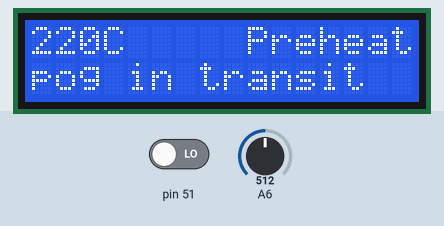
Simulated run of this sketch. Board: Arduino Mega 2560, built with avr-gcc and run on an emulated ATmega2560. Shown: 16×2 character LCD. The inputs (shaded band) are chosen by the test bench; at power-on: A6 = 512, pin 51 LOW.

Above: at 1.2 s.
1.3 s: A6 set to 716
At 4.19 s:
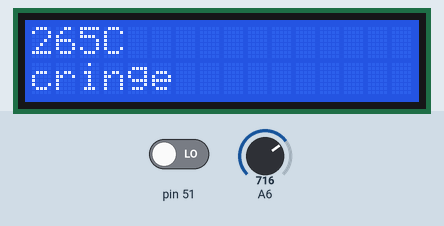
4.3 s: A6 set to 855
At 4.87 s:
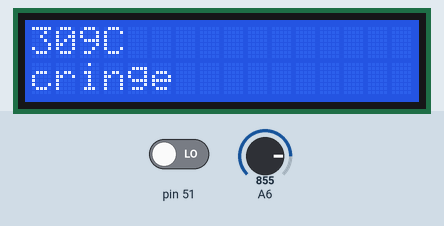
5.8 s: A6 set to 835
At 6.33 s:
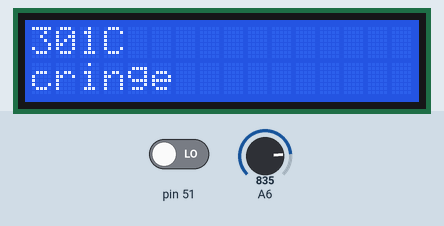
7.3 s: pin 51 driven HIGH
10.3 s: pin 51 driven LOW
At 11.5 s:
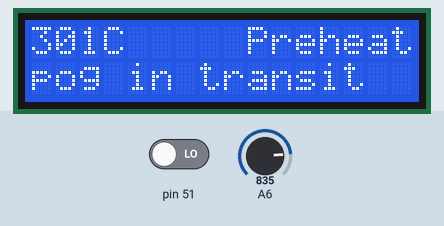
Timing chart, 0 to 13.2 s (numbered marks = the images above; inputs shaded):
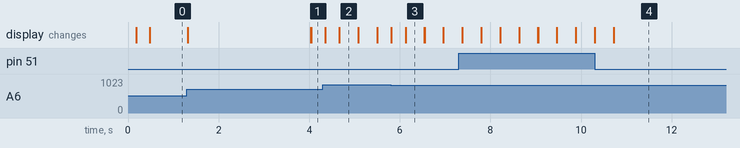

Measured:
- after the input at 4.3 s, the display: changes after 0.05 s (image 2)
- after the input at 5.8 s, the display: changes at once (image 3)
- after the input at 10.3 s, the display: first differs from a run without the input after 0.42 s (image 4)
- what the display in image 2 shows lasts 0.4 s, from 4.7 s to 5.1 s

The sketch:

oven.ino
```cpp
#define high true
#define low false
#define output true
#define input false

#define UART_DELAY_US 100

#include <LiquidCrystal.h>

const float abc[] = {0.0010426455642216109, 0.00009633115006360066, 7.731725468701475e-7};
uint8_t ignoreCount = 0;
const unsigned short R2 = 1371;
uint8_t pressedCount;
bool cState = false;
unsigned short ticks = 0;
uint8_t bPrev;
char buf[16];

// const int rs = 0, en = 1, d4 = 2, d5 = 3, d6 = 4, d7 = 5;
#define rs 0
#define en 1
#define d4 2
#define d5 3
#define d6 4
#define d7 5
LiquidCrystal lcd(rs, en, d4, d5, d6, d7);

void setup() {
  aInit();
  pinDir(8, output);
  pinDir(9, output);
  pinDir(10, output);
  lcd.begin(16, 2);
  pinState(9, high);
  pinState(10, high);
}

void loop() {
  lcd.setCursor(0, 0);
  ltoa(lrint(getTemp(6)), buf, 10);
  lcd.print(buf);
  lcd.print('C');
  lcd.print(' ');
  bPrev = (PINB & (1 << PINB2));
  _delay_ms(100);
  if(bPrev == (PINB & (1 << PINB2)) && bPrev == 0){
    if(ignoreCount <= 0){
      pressedCount++;
    } else {
      ignoreCount--;
    }
  } else {
    pressedCount = 0;
    if(ignoreCount > 0){
      ignoreCount--;
    }
  }

  if(pressedCount >= 4){
    pressedCount = 0;
    ignoreCount = 30;
    cState = !cState;
  }

  if(cState){
    lcd.setCursor(0, 1);
//    lcd.print("poggin in prgres");
//    lcd.print("currently poggin");
//    lcd.print("now pogging");
//    lcd.print("generating pogs");
//    lcd.print("pogging");
//    lcd.print("makin poggerinos");
//    lcd.print("pooging");
//    lcd.print("pog in progress");
//    lcd.print("pogs in progress");
//    lcd.print("poger in pogress");
//    lcd.print("poggers inbound");
//    lcd.print("poggers");
//    lcd.print("obtaining pogs");
//    lcd.print("avoidin pogstapo");
    lcd.print("pog in transit");
//    lcd.print("poggerboarding");
//    lcd.print("pogging sideways");
//    lcd.print("aquiring poggers");
//    lcd.print("pogging pogs");
//    lcd.print("walking the pog");
//    lcd.print("making pog soup");
//    lcd.print("Notorious P.O.G");
//    lcd.print("selling pogs");
//    lcd.print("Big pognus");
//    lcd.print("recruiting pogs");
//    lcd.print("assembling pogs");
//    lcd.print("collecting pogs");
//    lcd.print("fighting antipog");
//    lcd.print("hailing pogler");
//    lcd.print("annexing pogland");
//    lcd.print("scaring poglviks");
//    lcd.print("blowing pogs out");
//    lcd.print("herdin poggerinos");
//    lcd.print("huntin wild pogs");
//    lcd.print("assembling pogs");
//    lcd.print("raiding pogtf hq");
//    lcd.print("poggers pogchamp");
//    lcd.print("confiscating pog");
//    lcd.print("improvin the pog");
//    lcd.print("driving wartpog");
//    lcd.print("pogging hard");
//    lcd.print("tokyo pogging");
//    lcd.print("protecting pogus");
//    lcd.print("full auto poggin");
//    lcd.print("poggin for ore");
//    lcd.print("panning for pogs");
//    lcd.print("im huntin poggts");
//    lcd.print("frying poglets");
//    lcd.print("going to pogbrgr");
//    lcd.print("ordering pogs");
//    lcd.print("beatin feral pogs");
//    lcd.print("catchin poggemon") ;
//    pinState(8, high);
    pinState(8, pogFunc(ticks / 10));
    ticks++;
  } else {
//    lcd.setCursor(0, 1);
//    lcd.print(F("                "));
//    lcd.setCursor(0, 1);
    lcd.clear();
    lcd.setCursor(0, 1);
    lcd.print(F("cringe"));
    ticks = 0;
    pinState(8, low);
    pinState(9, low);
    pinState(10, low);
  }
//  ltoa(lrint(getTemp(6)), buf, 10);
}

bool pogFunc(unsigned long sec){
  long temp = getTemp(6);
  if(sec <= 60){
    lcd.setCursor(9, 0);
    lcd.print(F("Preheat"));
    return (2 * sec + 25 > temp) ? true : false;
  }
  if(sec <= 253){
    lcd.setCursor(9, 0);
    lcd.print(F("   Soak"));
    return (150 > temp) ? true : false;
  }
  if(sec <= 290){
    lcd.setCursor(5, 0);
    lcd.print(F("Pre-Reflowo"));
    return (2 * sec - 355 > temp) ? true : false;
  }
  if(sec <= 310){
    lcd.setCursor(5, 0);
    lcd.print(F("    Reflowo"));
    return (225 > temp) ? true : false;
  }
  if(sec <= 360){
    lcd.setCursor(9, 0);
    lcd.print(F("Cooling"));
    return (-2 * sec + 845 > temp) ? true : false;
  } else {
    cState = false;
    return false;
  }
}

void aInit(){
  ADMUX = 0x00;
  //use internal 1.1V reference
  //ADMUX |= (1 << REFS1);
  ADCSRA |= (1 << ADEN) | 0b111;
}

uint16_t analogGet(uint8_t pin){
  //pin &= 0b00000111;
  //ADMUX = (ADMUX & 0x11111000) | pin;
  ADMUX = 0b00000110;
  ADCSRA |= (1 << ADSC);
  while(ADCSRA & (1 << ADSC));
//  return (ADCH << 8) | ADCL;
  return ADC;
}

float getTemp(int pin){
  float volt = ((float)5 / 1023) * analogRead(pin);
//  ltoa(lrint(volt * 1000), buf, 10);
//  uartPrint(buf, 1);
//  uartSend(1, 'm');
//  uartSend(1, 'V');
//  uartSend(1, 0xA);
//  uartSend(1, 0xD);
  float resistance = R2 * (((float)5 / volt) - 1);
//  ltoa(lrint(resistance), buf, 10);
//  uartPrint(buf, 1);
//  uartSend(1, 'R');
//  uartSend(1, 0xA);
//  uartSend(1, 0xD);
//  F
//  return ((float)1 / (abc[0] + abc[1] * log(resistance) + abc[2] * log(resistance) * log(resistance) * log(resistance)) - 273.15) * 1.8 + 32;
//  C
  return ((float)1 / (abc[0] + abc[1] * log(resistance) + abc[2] * log(resistance) * log(resistance) * log(resistance))) - 273.15;
}

float getTempB(int pin){
  float volt = ((float)5 / 1023) * analogGet(pin);
//  ltoa(lrint(volt * 1000), buf, 10);
//  uartPrint(buf, 1);
//  uartSend(1, 'm');
//  uartSend(1, 'V');
//  uartSend(1, 0xA);
//  uartSend(1, 0xD);
  float resistance = R2 * (((float)5 / volt) - 1);
//  ltoa(lrint(resistance), buf, 10);
//  uartPrint(buf, 1);
//  uartSend(1, 'R');
//  uartSend(1, 0xA);
//  uartSend(1, 0xD);
  return ((5) - 273.15) * 1.8 + 32;
}

void pinState(uint8_t pin, bool state){
  if(pin < 12 && pin > -1){
    if(pin < 8){
      if(state){ //input
        PORTA |= (1 << pin);
      } else { //output
        PORTA &= ~(1 << pin);
      }
    } else {
      pin -= 8;
      if(state){ //input
        PORTB |= (1 << pin);
      } else { //output
        PORTB &= ~(1 << pin);
      }
    }
  }
}

void pinDir(uint8_t pin, bool state){
  if(pin < 12 && pin > -1){
    if(pin < 8){
      if(state){ //output
        PORTA |= (0b10000000 >> pin);
      } else { //input
        PORTA &= ~(0b10000000 >> pin);
      }
    } else {
      pin -= 8;
      if(state){ //output
        PORTB |= (0b10000000 >> pin);
      } else { //input
        PORTB &= ~(0b10000000 >> pin);
      }
    }
  }
}


void uartSend(uint8_t pin, uint8_t ascii){
  PORTA &= ~(1 << pin);
  _delay_us(UART_DELAY_US);
  for(int i = 0; i < 8;  i++){
    if((ascii & 1) == 1){
      PORTA |= (1 << pin);
      } else {
      PORTA &= ~(1 << pin);
    }
    ascii >>= 1;
    _delay_us(UART_DELAY_US);
  }
  PORTA |= (1 << pin);
  _delay_us(UART_DELAY_US);
}

void uartPrint(char *str, uint8_t pin){
  while(*str != 0){
    uartSend(1, *str);
    str++;
  }
}
```
